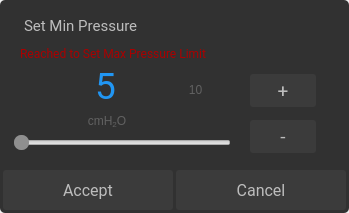
<?xml version="1.0" encoding="UTF-8"?>
<ui version="4.0">
 <class>SetMinPressureClinical</class>
 <widget class="QDialog" name="SetMinPressureClinical">
  <property name="geometry">
   <rect>
    <x>0</x>
    <y>0</y>
    <width>349</width>
    <height>213</height>
   </rect>
  </property>
  <property name="windowTitle">
   <string>Dialog</string>
  </property>
  <widget class="QPushButton" name="setMinPressureAccept">
   <property name="geometry">
    <rect>
     <x>3</x>
     <y>170</y>
     <width>170</width>
     <height>40</height>
    </rect>
   </property>
   <property name="font">
    <font>
     <family>Roboto</family>
     <pointsize>12</pointsize>
    </font>
   </property>
   <property name="focusPolicy">
    <enum>Qt::NoFocus</enum>
   </property>
   <property name="styleSheet">
    <string notr="true">QPushButton {
background-color:#3B3B3B;
color:#BDBDBD;
border:none;
border-radius:3px;
}
QPushButton:pressed {
background-color:#606060;
color:#BDBDBD;
border:none;
border-radius:3px;
}
</string>
   </property>
   <property name="text">
    <string>Accept</string>
   </property>
  </widget>
  <widget class="QLabel" name="setMinPressureUnit">
   <property name="geometry">
    <rect>
     <x>82</x>
     <y>111</y>
     <width>50</width>
     <height>20</height>
    </rect>
   </property>
   <property name="styleSheet">
    <string notr="true">color:#616161</string>
   </property>
   <property name="text">
    <string>&lt;html&gt;&lt;head/&gt;&lt;body&gt;&lt;p&gt;cmH&lt;span style=&quot; vertical-align:sub;&quot;&gt;2&lt;/span&gt;O&lt;/p&gt;&lt;/body&gt;&lt;/html&gt;</string>
   </property>
   <property name="alignment">
    <set>Qt::AlignCenter</set>
   </property>
  </widget>
  <widget class="QLabel" name="setMinPressureValue">
   <property name="geometry">
    <rect>
     <x>50</x>
     <y>64</y>
     <width>111</width>
     <height>44</height>
    </rect>
   </property>
   <property name="font">
    <font>
     <family>Roboto</family>
     <pointsize>28</pointsize>
    </font>
   </property>
   <property name="styleSheet">
    <string notr="true">color:#2196F3;
background:transparent</string>
   </property>
   <property name="text">
    <string>5</string>
   </property>
   <property name="alignment">
    <set>Qt::AlignCenter</set>
   </property>
  </widget>
  <widget class="QPushButton" name="setMinPressureCancel">
   <property name="geometry">
    <rect>
     <x>176</x>
     <y>170</y>
     <width>170</width>
     <height>40</height>
    </rect>
   </property>
   <property name="font">
    <font>
     <family>Roboto</family>
     <pointsize>12</pointsize>
    </font>
   </property>
   <property name="focusPolicy">
    <enum>Qt::NoFocus</enum>
   </property>
   <property name="styleSheet">
    <string notr="true">QPushButton {
background-color:#3B3B3B;
color:#BDBDBD;
border:none;
border-radius:3px;
}
QPushButton:pressed {
background-color:#606060;
color:#BDBDBD;
border:none;
border-radius:3px;
}
</string>
   </property>
   <property name="text">
    <string>Cancel</string>
   </property>
  </widget>
  <widget class="QFrame" name="frame">
   <property name="geometry">
    <rect>
     <x>0</x>
     <y>0</y>
     <width>349</width>
     <height>213</height>
    </rect>
   </property>
   <property name="styleSheet">
    <string notr="true">background-color: rgb(49, 49, 49);
border: 1px;
border-radius: 5px;</string>
   </property>
   <property name="frameShape">
    <enum>QFrame::StyledPanel</enum>
   </property>
   <property name="frameShadow">
    <enum>QFrame::Raised</enum>
   </property>
   <widget class="QLabel" name="warningSetMaxPressureTitle">
    <property name="geometry">
     <rect>
      <x>20</x>
      <y>40</y>
      <width>291</width>
      <height>21</height>
     </rect>
    </property>
    <property name="font">
     <font>
      <family>Roboto</family>
      <pointsize>9</pointsize>
     </font>
    </property>
    <property name="styleSheet">
     <string notr="true">color: rgb(170, 0, 0);</string>
    </property>
    <property name="text">
     <string>Reached to Set Max Pressure Limit</string>
    </property>
    <property name="alignment">
     <set>Qt::AlignBottom|Qt::AlignLeading|Qt::AlignLeft</set>
    </property>
   </widget>
   <widget class="QLabel" name="setMaxPressure">
    <property name="geometry">
     <rect>
      <x>160</x>
      <y>80</y>
      <width>71</width>
      <height>20</height>
     </rect>
    </property>
    <property name="styleSheet">
     <string notr="true">color:#616161</string>
    </property>
    <property name="text">
     <string>10</string>
    </property>
    <property name="alignment">
     <set>Qt::AlignCenter</set>
    </property>
   </widget>
   <zorder>setMaxPressure</zorder>
   <zorder>warningSetMaxPressureTitle</zorder>
  </widget>
  <widget class="QLabel" name="setMinPressureTitle">
   <property name="geometry">
    <rect>
     <x>24</x>
     <y>10</y>
     <width>161</width>
     <height>31</height>
    </rect>
   </property>
   <property name="font">
    <font>
     <family>Roboto</family>
     <pointsize>11</pointsize>
    </font>
   </property>
   <property name="styleSheet">
    <string notr="true">color:#BDBDBD</string>
   </property>
   <property name="text">
    <string>Set Min Pressure</string>
   </property>
  </widget>
  <widget class="QSlider" name="setMinPressureSlider">
   <property name="geometry">
    <rect>
     <x>14</x>
     <y>127</y>
     <width>217</width>
     <height>32</height>
    </rect>
   </property>
   <property name="focusPolicy">
    <enum>Qt::NoFocus</enum>
   </property>
   <property name="styleSheet">
    <string notr="true">QSlider::handle:horizontal {
    background: #8f8f8f;
    width: 20px;
    border-radius: 7px;
}</string>
   </property>
   <property name="minimum">
    <number>4</number>
   </property>
   <property name="maximum">
    <number>20</number>
   </property>
   <property name="singleStep">
    <number>1</number>
   </property>
   <property name="pageStep">
    <number>1</number>
   </property>
   <property name="value">
    <number>4</number>
   </property>
   <property name="orientation">
    <enum>Qt::Horizontal</enum>
   </property>
  </widget>
  <widget class="QPushButton" name="setMinPressureIncrement">
   <property name="geometry">
    <rect>
     <x>250</x>
     <y>74</y>
     <width>66</width>
     <height>33</height>
    </rect>
   </property>
   <property name="font">
    <font>
     <family>Roboto</family>
     <pointsize>14</pointsize>
    </font>
   </property>
   <property name="focusPolicy">
    <enum>Qt::NoFocus</enum>
   </property>
   <property name="styleSheet">
    <string notr="true">QPushButton {
background-color:#3B3B3B;
color:#BDBDBD;
border:none;
border-radius:3px;
}
QPushButton:pressed {
background-color:#606060;
color:#BDBDBD;
border:none;
border-radius:3px;
}
</string>
   </property>
   <property name="text">
    <string>+</string>
   </property>
  </widget>
  <widget class="QPushButton" name="setMinPressureDecrement">
   <property name="geometry">
    <rect>
     <x>250</x>
     <y>120</y>
     <width>66</width>
     <height>33</height>
    </rect>
   </property>
   <property name="font">
    <font>
     <family>Roboto</family>
     <pointsize>14</pointsize>
    </font>
   </property>
   <property name="focusPolicy">
    <enum>Qt::NoFocus</enum>
   </property>
   <property name="styleSheet">
    <string notr="true">QPushButton {
background-color:#3B3B3B;
color:#BDBDBD;
border:none;
border-radius:3px;
}
QPushButton:pressed {
background-color:#606060;
color:#BDBDBD;
border:none;
border-radius:3px;
}
</string>
   </property>
   <property name="text">
    <string>-</string>
   </property>
  </widget>
  <zorder>frame</zorder>
  <zorder>setMinPressureIncrement</zorder>
  <zorder>setMinPressureUnit</zorder>
  <zorder>setMinPressureDecrement</zorder>
  <zorder>setMinPressureAccept</zorder>
  <zorder>setMinPressureCancel</zorder>
  <zorder>setMinPressureSlider</zorder>
  <zorder>setMinPressureTitle</zorder>
  <zorder>setMinPressureValue</zorder>
 </widget>
 <resources/>
 <connections/>
</ui>
